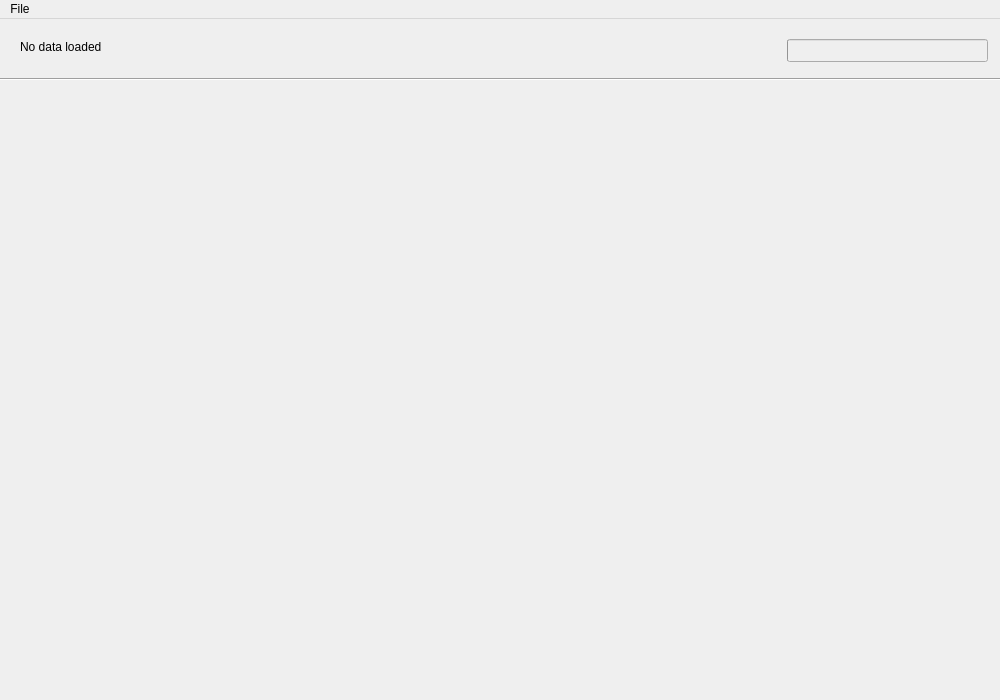
<?xml version="1.0" encoding="UTF-8"?>
<ui version="4.0">
 <class>MainWindow</class>
 <widget class="QMainWindow" name="MainWindow">
  <property name="geometry">
   <rect>
    <x>0</x>
    <y>0</y>
    <width>1000</width>
    <height>700</height>
   </rect>
  </property>
  <property name="windowTitle">
   <string>Visualisierung 1</string>
  </property>
  <widget class="QWidget" name="centralwidget">
   <widget class="QLabel" name="labelTop">
    <property name="geometry">
     <rect>
      <x>20</x>
      <y>20</y>
      <width>1001</width>
      <height>16</height>
     </rect>
    </property>
    <property name="text">
     <string>No data loaded</string>
    </property>
   </widget>
   <widget class="QProgressBar" name="progressBar">
    <property name="enabled">
     <bool>false</bool>
    </property>
    <property name="geometry">
     <rect>
      <x>787</x>
      <y>20</y>
      <width>201</width>
      <height>23</height>
     </rect>
    </property>
    <property name="value">
     <number>0</number>
    </property>
    <property name="textVisible">
     <bool>false</bool>
    </property>
   </widget>
   <widget class="Line" name="line">
    <property name="geometry">
     <rect>
      <x>0</x>
      <y>50</y>
      <width>1011</width>
      <height>20</height>
     </rect>
    </property>
    <property name="orientation">
     <enum>Qt::Horizontal</enum>
    </property>
   </widget>
  </widget>
  <widget class="QMenuBar" name="menubar">
   <property name="geometry">
    <rect>
     <x>0</x>
     <y>0</y>
     <width>1000</width>
     <height>21</height>
    </rect>
   </property>
   <widget class="QMenu" name="menuFile">
    <property name="title">
     <string>File</string>
    </property>
    <addaction name="actionOpen"/>
    <addaction name="separator"/>
    <addaction name="actionClose"/>
   </widget>
   <addaction name="menuFile"/>
  </widget>
  <action name="actionOpen">
   <property name="text">
    <string>Open ...</string>
   </property>
  </action>
  <action name="actionClose">
   <property name="text">
    <string>Close</string>
   </property>
  </action>
 </widget>
 <resources/>
 <connections/>
</ui>
